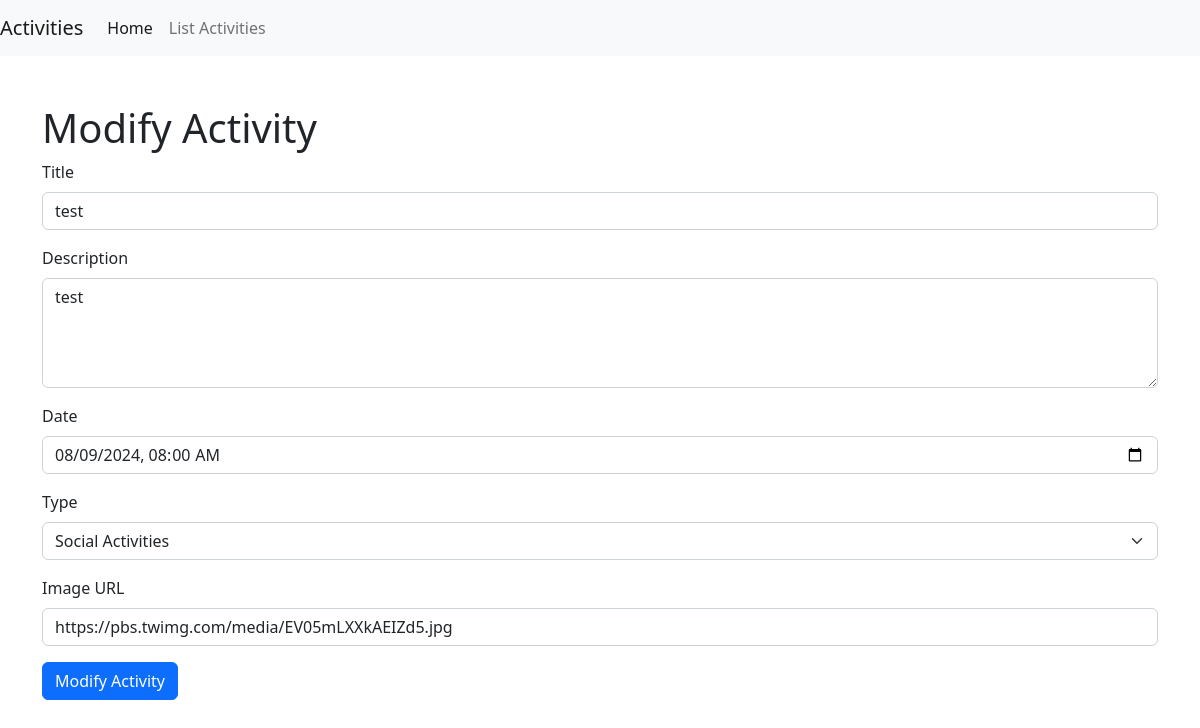
Page /modify_activity.php?id=7 on the committed database.
### tables this page shows
CREATE TABLE `activities` (
  `id` int NOT NULL AUTO_INCREMENT,
  `title` varchar(255) NOT NULL,
  `description` text NOT NULL,
  `date` datetime NOT NULL,
  `type` enum('Social Activities','Exclusive Events','Donate & Volunteer') NOT NULL,
  `image_url` varchar(255) NOT NULL,
  PRIMARY KEY (`id`)
);

### modify_activity.php (the view, shortened to what this page needs)
<?php
include_once("connexion.php");
if (isset($_GET['id'])) {
    $id = intval($_GET['id']);
    $query = "SELECT * FROM activities WHERE id = :id";
    $stmt = $connexion->prepare($query);
    $stmt->bindParam(':id', $id, PDO::PARAM_INT);
    $stmt->execute();
    $activity = $stmt->fetch(PDO::FETCH_ASSOC);
}
?>
<!DOCTYPE html>
<html lang="en">
<head>
    <link href="https://cdn.jsdelivr.net/npm/bootstrap@5.2.0/dist/css/bootstrap.min.css" rel="stylesheet">
</head>
<body>
    <nav class="navbar navbar-expand-lg navbar-light bg-light">
        <a class="navbar-brand" href="#">Activities</a>
        <div class="collapse navbar-collapse" id="navbarNav">
            <ul class="navbar-nav">
                <li class="nav-item">
                    <a class="nav-link active" aria-current="page" href="welcome.php">Home</a>
                </li>
                <li class="nav-item">
                    <a class="nav-link" href="list_activities.php">List Activities</a>
                </li>
            </ul>
        </div>
    </nav>
    <div class="container mt-5">
        <h1>Modify Activity</h1>
        <form action="modify_activity.php" method="POST">
            <div class="mb-3">
                <label for="title" class="form-label">Title</label>
                <input type="text" class="form-control" id="title" name="title" value="<?php echo $activity['title']; ?>" required>
            </div>
            <div class="mb-3">
                <label for="description" class="form-label">Description</label>
                <textarea class="form-control" id="description" name="description" rows="4" required><?php echo $activity['description']; ?></textarea>
            </div>
            <div class="mb-3">
                <label for="date" class="form-label">Date</label>
                <input type="datetime-local" class="form-control" id="date" name="date" value="<?php echo date('Y-m-d\TH:i', strtotime($activity['date'])); ?>" required>
            </div>
            <div class="mb-3">
                <label for="type" class="form-label">Type</label>
                <select class="form-select" id="type" name="type" required>
                    <option value="Social Activities" <?php echo $activity['type'] == 'Social Activities' ? 'selected' : ''; ?>>Social Activities</option>
                </select>
            </div>
            <div class="mb-3">
                <label for="image_url" class="form-label">Image URL</label>
                <input type="text" class="form-control" id="image_url" name="image_url" value="<?php echo $activity['image_url']; ?>">
            </div>
            <button type="submit" class="btn btn-primary">Modify Activity</button>
        </form>
    </div>
</body>
</html>

### rows in the picture
activities: title "test", description "test", date "08/09/2024 08:00", type "Social Activities", image_url "https://pbs.twimg.com/media/EV05mLXXkAEIZd5.jpg"
